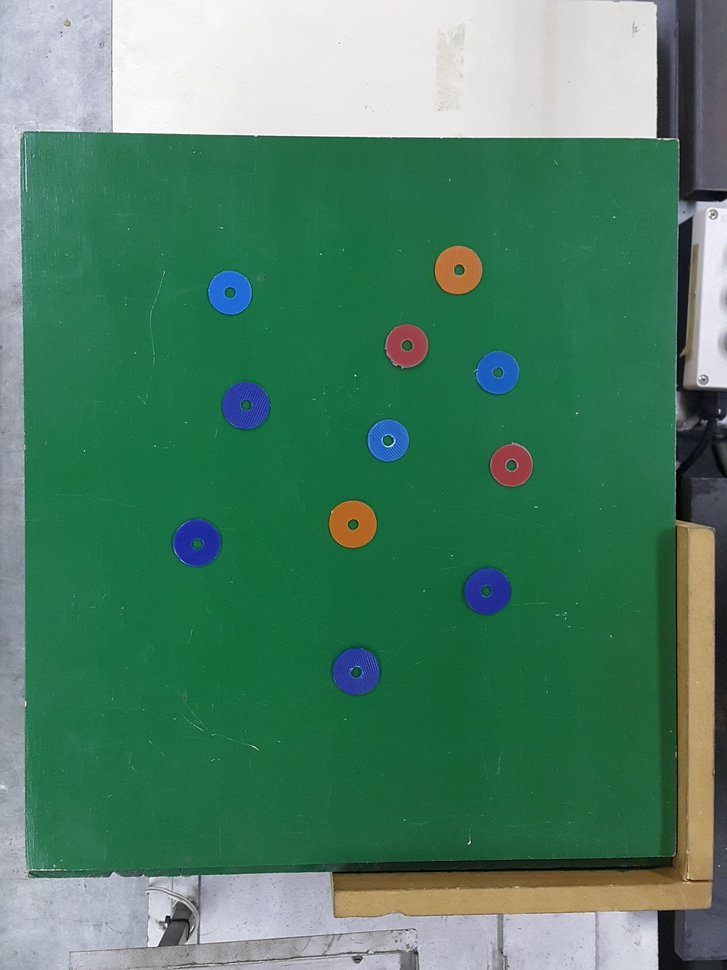
#> input picture TP2/arandelas.jpg, 727 x 970 px, shrunk from 2988 x 3984 before the run
$ jupyter execute TP2.ipynb
#> lines starting #> are read from the running program, lines starting #| are printed output that depends on the picture; after the words box and inside, x2 and y2 are one past the last pixel; in counts of white or black regions, pixels touching at a corner belong together
## Trabajo práctico 2 - Colores

## Objetivo:

utilizando los conceptos tratados para generar una máscara del morrón amarillo, hacer lo mismo con la imagen suministrada de arandelas de colores y permitir generar máscaras para recuperar cada grupo de colores (azules, rojas) . Bonus: Permitir discriminar colores con sus distintas tonalidades (azul y celeste, rojo y naranja).

[cell 1]
import cv2 as cv
import numpy as np
import matplotlib.pyplot as plt

[cell 2]
def plotter(image, title = ''):
    plt.figure(figsize=(18,9))
    plt.title(title, fontsize = 16, fontweight = "bold")
    plt.imshow(image)
    plt.show()

[cell 3]
img = cv.imread('arandelas.jpg')
#> img is the input picture: shape (970, 727, 3); mean B, G, R 102.5, 128.2, 78.2
img = cv.cvtColor(img, cv.COLOR_BGR2RGB)
plotter(img, 'Original Image')

[cell 4]
#Masks
#Red
lower = (125, 0, 0)
upper = (255, 80, 100)
redMask = cv.inRange(img, lower, upper)
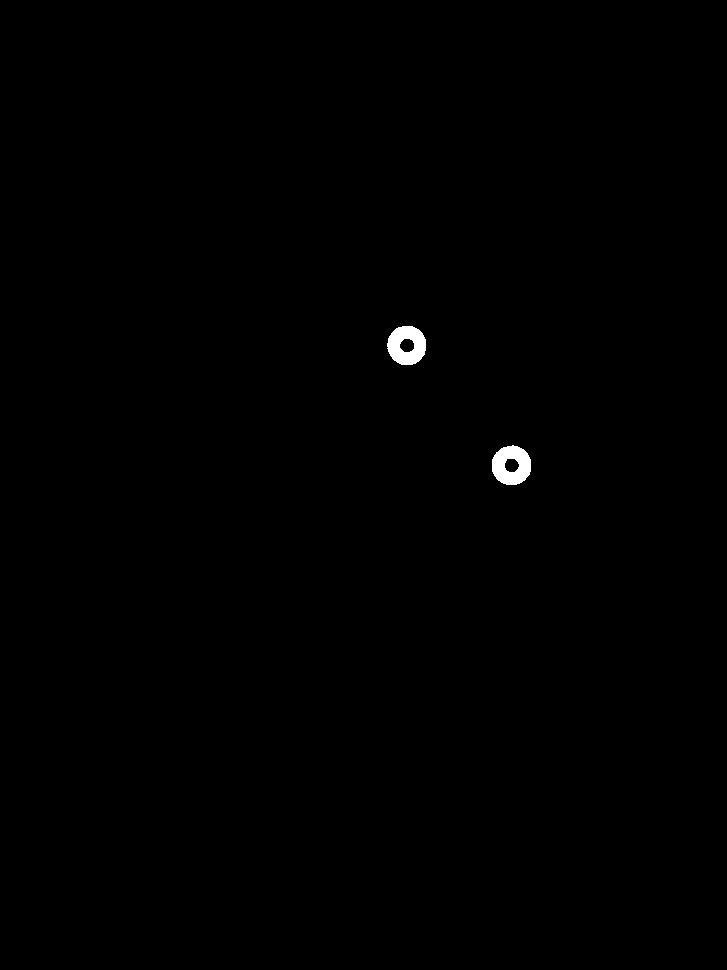
#> redMask: shape (970, 727); 0.31% white; 2 white regions, box (x1, y1, x2, y2) and area: (492, 445, 531, 485) 1097, (387, 326, 426, 365) 1074

#Orange
lower = (125, 0, 0)
upper = (255, 125, 100)
orangeMask = cv.inRange(img, lower, upper)
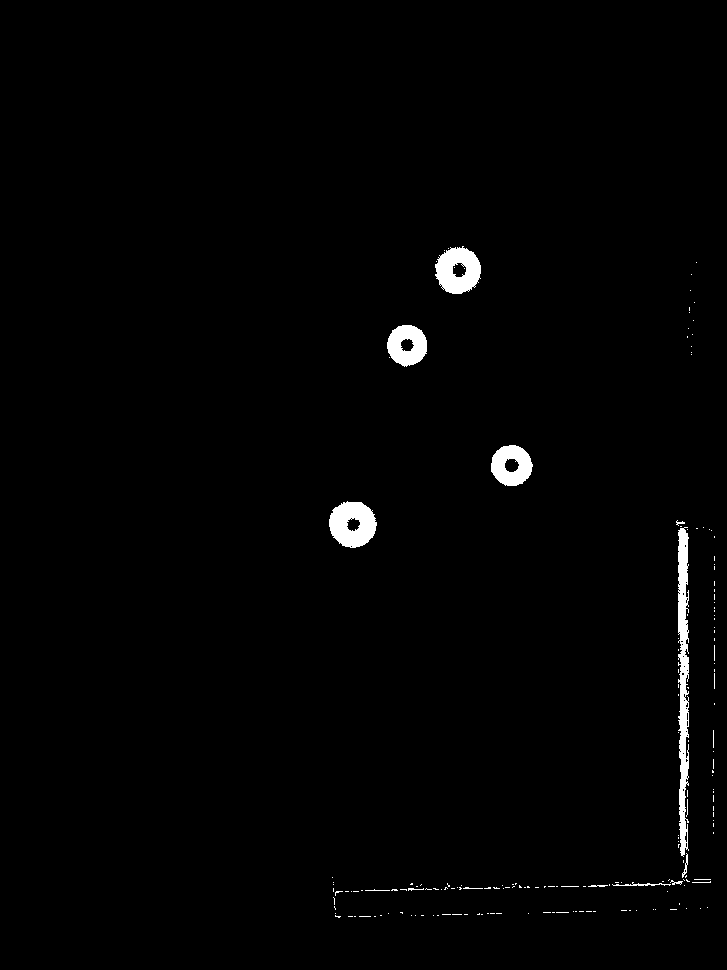
#> orangeMask: shape (970, 727); 1.3% white; 182 white regions (168 under 20 px), largest, box (x1, y1, x2, y2) and area: (678, 527, 689, 857) 2589, (329, 501, 377, 548) 1603, (435, 246, 481, 294) 1523

#Blue
lower = (0, 0, 125)
upper = (100, 80, 255)
blueMask = cv.inRange(img, lower, upper)
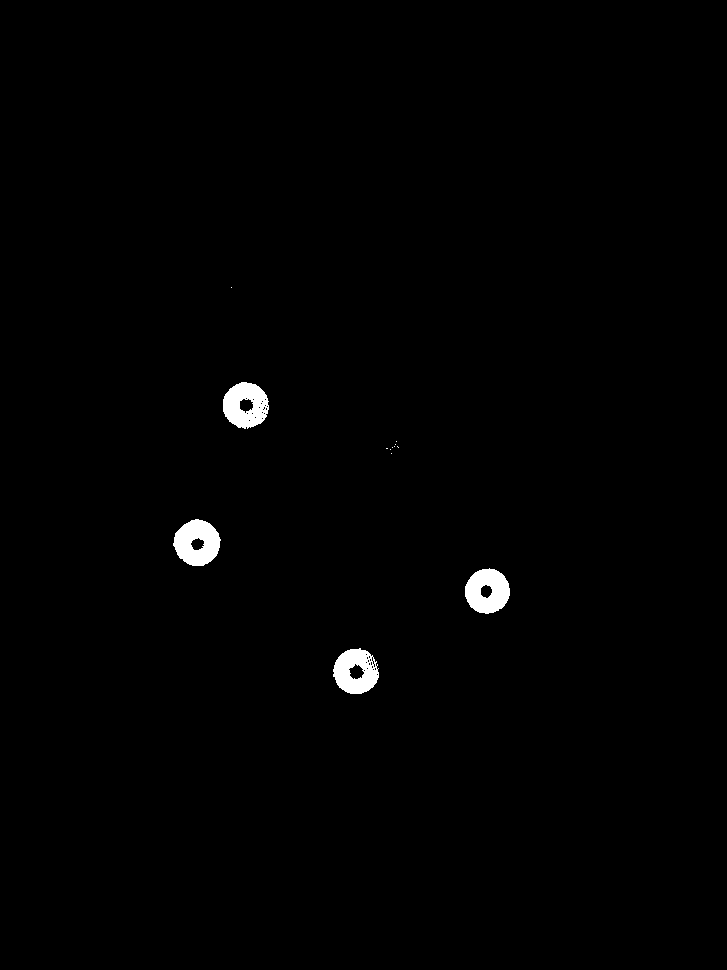
#> blueMask: shape (970, 727); 0.85% white; 13 white regions (9 under 20 px), largest, box (x1, y1, x2, y2) and area: (173, 519, 221, 566) 1563, (223, 382, 269, 429) 1510, (465, 568, 510, 614) 1480, (333, 648, 379, 694) 1445

#Lightblue
lower = (0, 0, 125)
upper = (100, 125, 255)
lightBlueMask = cv.inRange(img, lower, upper)
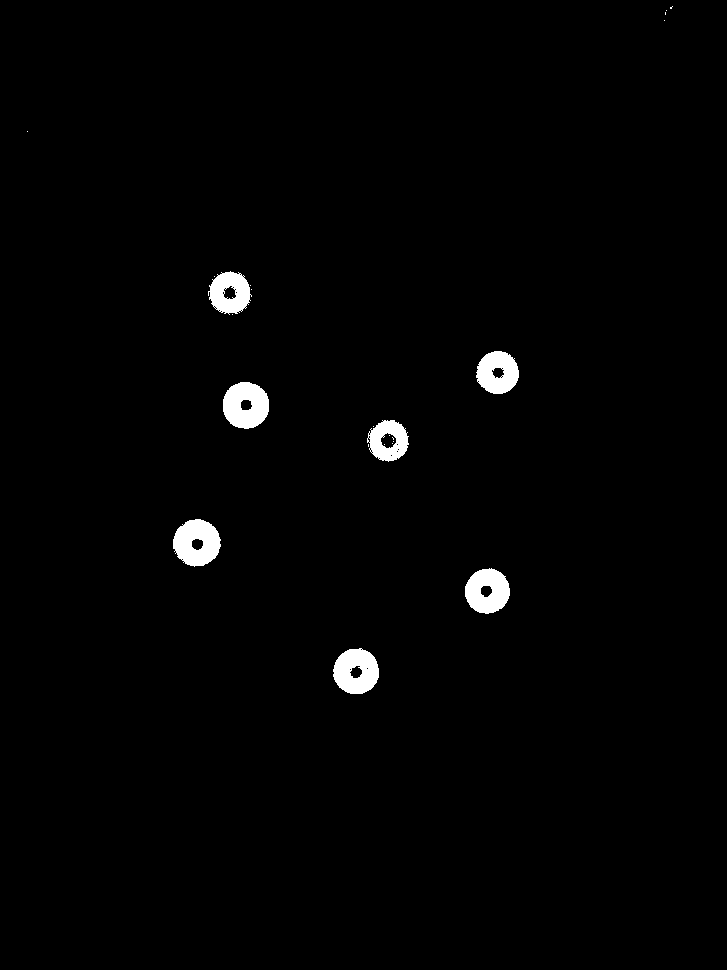
#> lightBlueMask: shape (970, 727); 1.4% white; 23 white regions (16 under 20 px), largest, box (x1, y1, x2, y2) and area: (173, 519, 221, 567) 1644, (223, 382, 269, 429) 1632, (333, 648, 379, 694) 1553

[cell 5]
segRojo = cv.bitwise_and(img, img, mask=redMask)
segNaranja = cv.bitwise_and(img, img, mask=orangeMask)
segNaranja -= segRojo
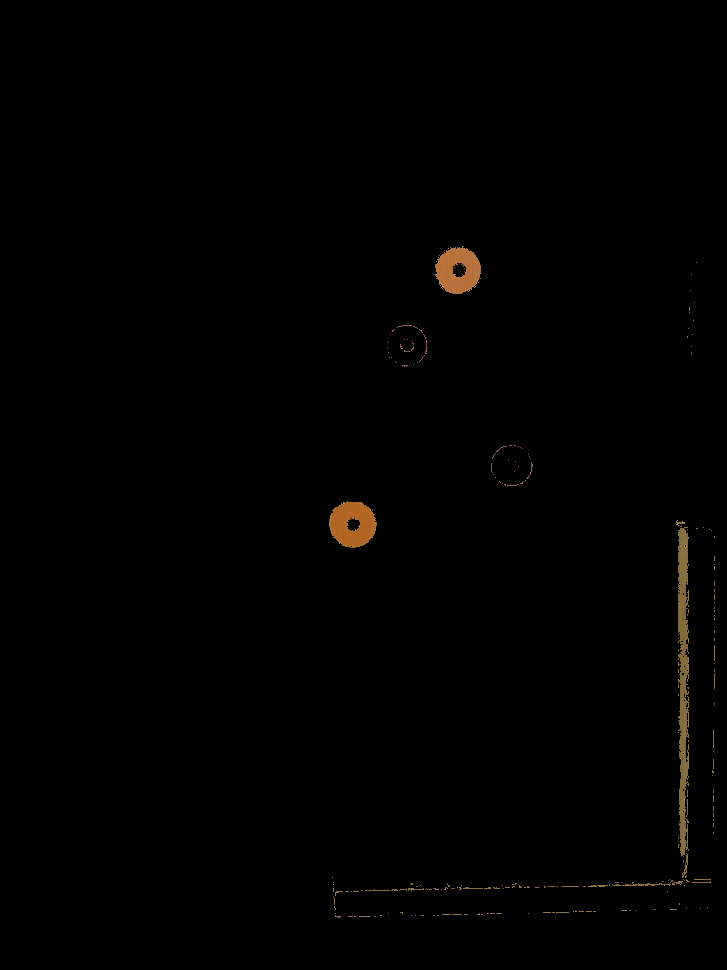
#> segNaranja: shape (970, 727, 3); mean R, G, B 1.5, 1.1, 0.6

segAzul = cv.bitwise_and(img, img, mask=blueMask)
segCeleste = cv.bitwise_and(img, img, mask=lightBlueMask)
segCeleste -= segAzul
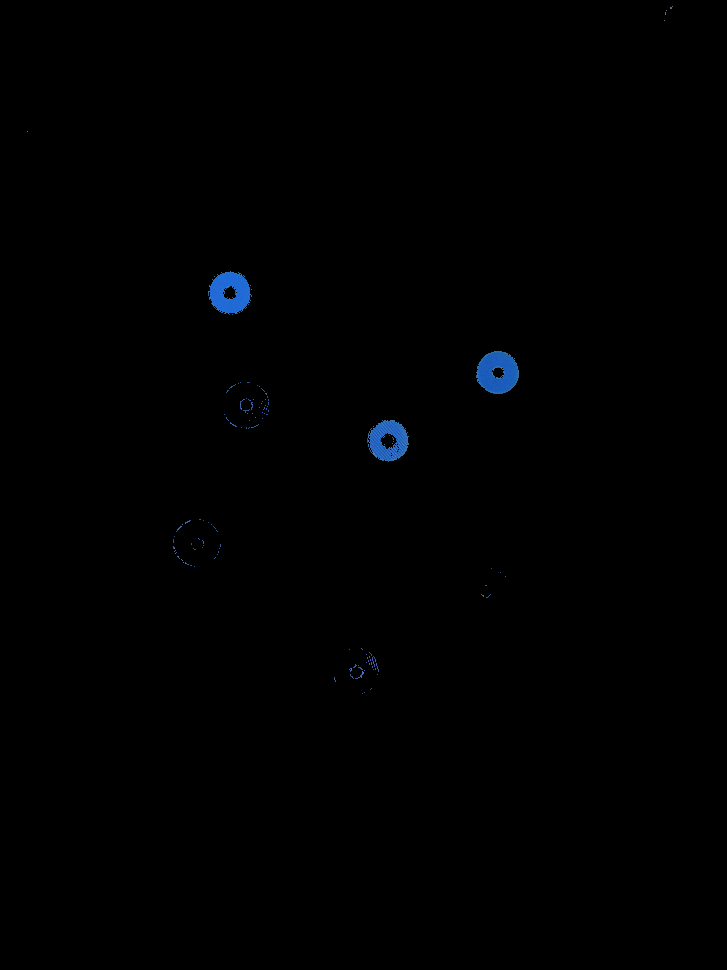
#> segCeleste: shape (970, 727, 3); mean R, G, B 0.2, 0.6, 1.1

plotter(segNaranja, 'Orange Rings')
plotter(segRojo, 'Red Rings')
plotter(segNaranja + segRojo, 'Orange And Red Rings')
plotter(segAzul, 'Blue Rings')
plotter(segCeleste, 'Lightblue Rings')
plotter(segCeleste + segAzul, 'Blue And Lightblue Rings')
